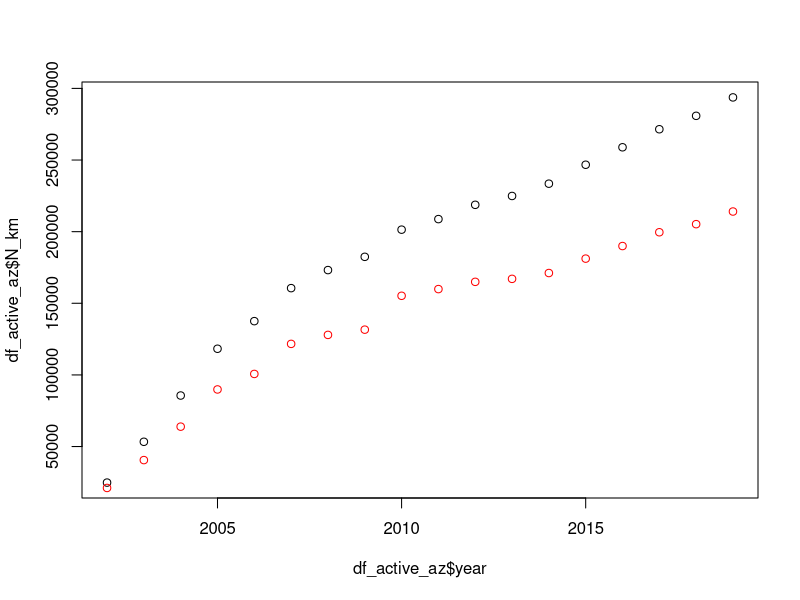

Write R code to recreate this figure. (Note: this script raises an error after producing the figure.)
# load cumulative fire data
my_fire_type = "cumu"
df_burn <- read.csv("MODIS_burntArea/99_summary/final_fire_spei_year_eco.csv")
df_burn$year <- as.numeric(df_burn$year)
df_burn_az <- subset(df_burn,fire_type==my_fire_type & id_country=="amazon")
df_active <- read.csv("MODIS_activefire/99_summary/final_fire_spei_year_eco.csv")
df_active$year <- as.numeric(df_burn$year)
df_active_az <- subset(df_active,fire_type==my_fire_type & id_country=="amazon")
fire <- data.frame(year=df_active_az$year,
                   N_km_af=df_active_az$N_km,
                   N_km_ba=df_burn_az$N_km)
plot(df_active_az$year,df_active_az$N_km)
points(df_burn_az$year,df_burn_az$N_km,col="red")


# load plant spp num
plant_af <- read.csv("ranges/plant_num_burntArea_activeFire.csv")
plant_af <- subset(plant_af,country=="amazon"& fire=="activeFire")
plant_ba <- read.csv("ranges/plant_num_burntArea_activeFire.csv")
plant_ba <- subset(plant_ba,country=="amazon"& fire=="burntArea")
names(plant_af)[1] <- "sppN_af"
names(plant_ba)[1] <- "sppN_ba"
plant <- merge(plant_af,plant_ba,by=names(plant_ba)[-c(1,5)])
plant$sppN_max = apply(plant[,c(4,6)],1,max)
plant$sppN_min = apply(plant[,c(4,6)],1,min)

####### plot for plants
my_factor= 70
ggplot(fire, aes(year)) +
  # for fire numbers
  geom_ribbon( aes(ymin=N_km_ba,ymax=N_km_af), fill="black", alpha="0.5")+
  geom_line(aes(y=N_km_ba),col="black")+
  geom_line(aes(y=N_km_af),col="black")+
  
  # for species numbers
  geom_ribbon(data=subset(plant,pct!="0"),
              aes(x=year,
                  ymin=sppN_min*my_factor ,
                  ymax=sppN_max*my_factor,
                  fill=factor(pct) ),
              size = 2) +
  geom_line(data=subset(plant,pct!="0"),aes(y=sppN_min*my_factor, color=factor(pct)  ) )+
  geom_line(data=subset(plant,pct!="0"),aes(y=sppN_max*my_factor, color=factor(pct)  ) )+
  scale_y_continuous("area", sec.axis = sec_axis(~./my_factor,name = "spp number")) +
  scale_x_continuous("year", breaks = 2002:2019) +
  ggtitle("combined plot")


# load vertebrate, active fire
vert_af <- read.csv("ranges/vert_num_activefire.csv")
vert_af <- subset(vert_af,country=="amazon")
vert_ba <- read.csv("ranges/vert_num_burntArea.csv")
vert_ba <- subset(vert_ba,country=="amazon")
names(vert_af)[1] <- "sppN_af"
names(vert_ba)[1] <- "sppN_ba"
vert <- merge(vert_af,vert_ba,by=names(vert_af)[-1])
vert$sppN_max = apply(vert[,c(5,6)],1,max)
vert$sppN_min = apply(vert[,c(5,6)],1,min)
vert$sppN_max - vert$sppN_min


####### plot for vertebrates
my_factor= 350   # change this to rescale the y axis
ggplot(fire, aes(year)) +
  # for fire numbers
  geom_ribbon( aes(ymin=N_km_ba,ymax=N_km_af), fill="black", alpha="0.5")+
  geom_line(aes(y=N_km_ba),col="black")+
  geom_line(aes(y=N_km_af),col="black")+
  
  # for species numbers
  geom_ribbon(data=subset(vert,pct!="0"),
              aes(x=year,
                  ymin=sppN_min*my_factor ,
                  ymax=sppN_max*my_factor,
                  fill=factor(pct) ),
              size = 2) +
  geom_line(data=subset(vert,pct!="0"),aes(y=sppN_min*my_factor, color=factor(pct)  ) )+
  geom_line(data=subset(vert,pct!="0"),aes(y=sppN_max*my_factor, color=factor(pct)  ) )+
  scale_y_continuous("area", sec.axis = sec_axis(~./my_factor,name = "spp number")) +
  scale_x_continuous("year", breaks = 2002:2019) +
  ggtitle("combined plot")

